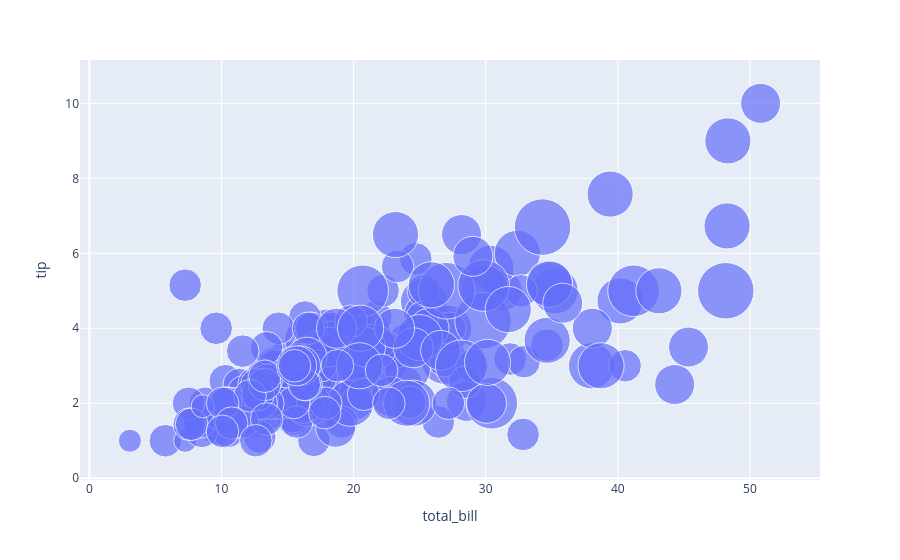

Notebook code cell kept with this figure:
### Code cell
# control size with size_max
fig = px.scatter(df, x='total_bill', y='tip', size='size', size_max=40)
fig.show()

### Figure 1 — Plotly figure (JSON) as saved in the notebook; plotly's stock layout.template omitted (floating-point values rounded to 4 significant figures; data arrays with more than 128 entries replaced by an {"elided": "..."} marker saying what was removed)
{"data": [{"hovertemplate": "total_bill=%{x}<br>tip=%{y}<br>size=%{marker.size}<extra></extra>", "legendgroup": "", "marker": {"color": "#636efa", "size": {"elided": "244 int values"}, "sizemode": "area", "sizeref": 0.00375, "symbol": "circle"}, "mode": "markers", "name": "", "orientation": "v", "showlegend": false, "type": "scatter", "x": {"elided": "244 float values"}, "xaxis": "x", "y": {"elided": "244 float values"}, "yaxis": "y"}], "layout": {"legend": {"itemsizing": "constant", "tracegroupgap": 0}, "margin": {"t": 60}, "xaxis": {"anchor": "y", "domain": [0, 1], "title": {"text": "total_bill"}}, "yaxis": {"anchor": "x", "domain": [0, 1], "title": {"text": "tip"}}}}
